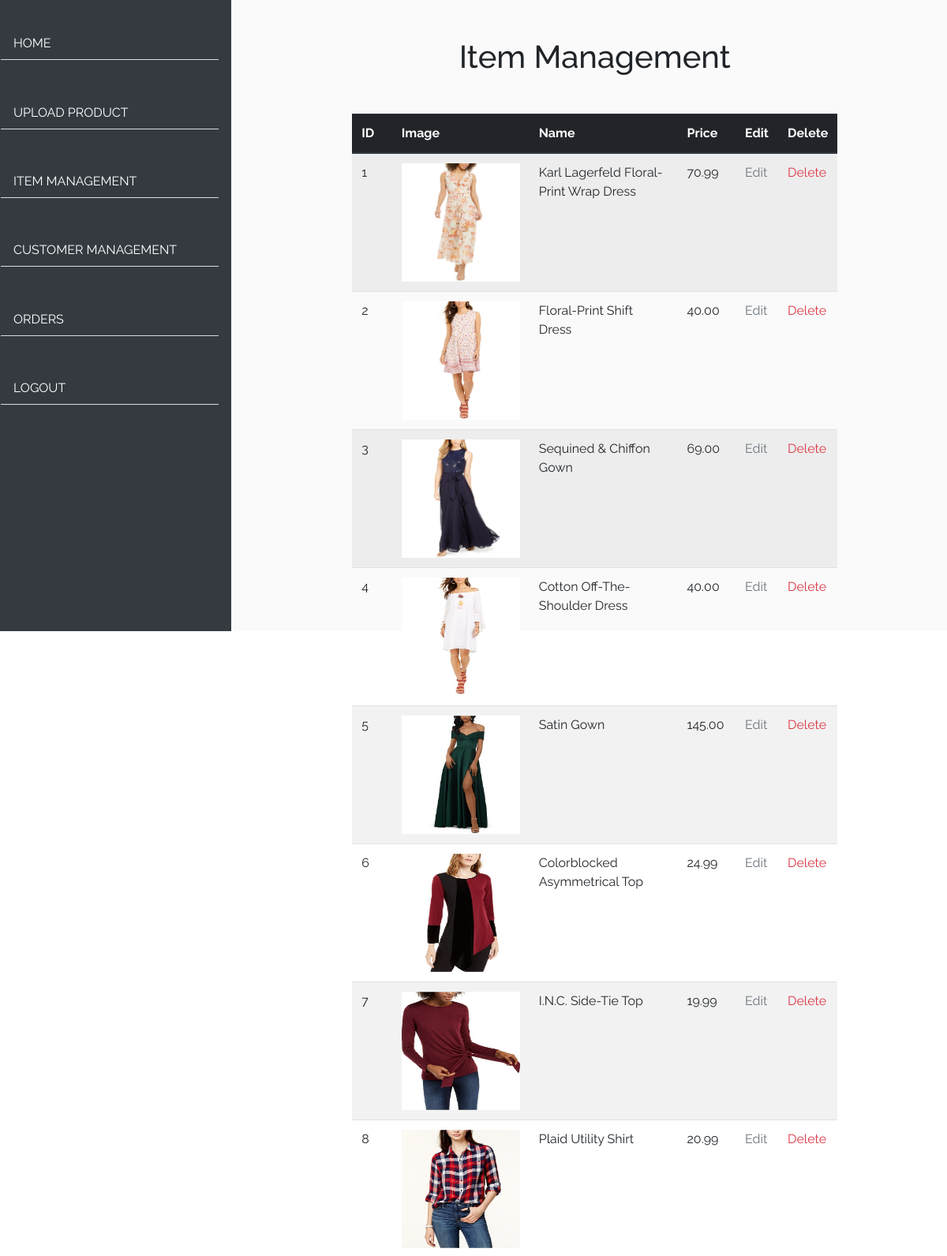
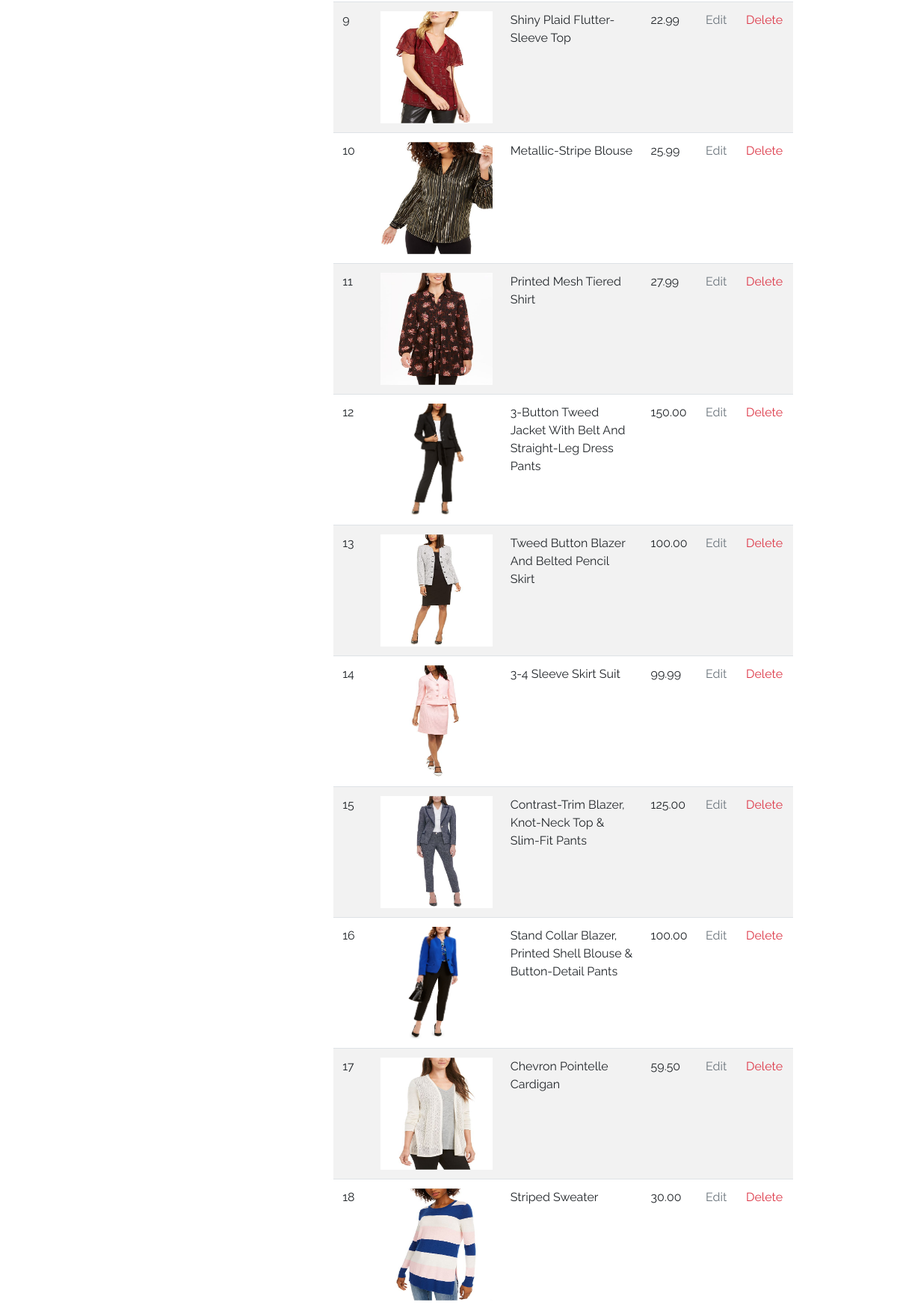
/item_management.php (upper part), run on the app's committed database (2 pictures, top to bottom).
### tables this page shows
CREATE TABLE products (
  id int(11) NOT NULL AUTO_INCREMENT PRIMARY KEY,
  product_img varchar(255) NOT NULL,
  product_name varchar(100) NOT NULL,
  product_price double(10,2) NOT NULL,
  category_id int(11) NOT NULL
);

### server.php (called while the page is built, shortened)
<?php
function getDataProduct()
{
    $sql = "SELECT * FROM products";
    $result = mysqli_query($GLOBALS['con'], $sql);
    if (mysqli_num_rows($result) > 0) {
        return $result;
    }
}

### item_management.php (the view, shortened to what this page needs)
<?php
require('server.php');
$result = getDataProduct();
$products = mysqli_fetch_all($result, MYSQLI_ASSOC);
?>
<!DOCTYPE html>
<html lang="en">
<head>
    <link rel="stylesheet" href="https://use.fontawesome.com/releases/v5.0.13/css/all.css"
>
    <link rel="stylesheet" href="https://stackpath.bootstrapcdn.com/bootstrap/4.1.1/css/bootstrap.min.css"
>
    <link rel="stylesheet" href="https://cdnjs.cloudflare.com/ajax/libs/ekko-lightbox/5.3.0/ekko-lightbox.css"
 />
    <link rel="stylesheet" href="style.css">
</head>
<body>
    <?php include 'include/admin_nav.php'; ?>
    <main>
        <div class="row justify-content-center align-items-center height-100">
            <div class="col-md-6 offset-md-3 px-0">
                <h1 class="text-center my-5">Item Management</h1>
                <div class="d-flex">
                    <table class="table table-striped">
                        <thead class="thead-dark">
                            <tr>
                                <th>ID</th>
                                <th>Image</th>
                                <th>Name</th>
                                <th>Price</th>
                                <th>Edit</th>
                                <th>Delete</th>
                            </tr>
                        </thead>
                        <tbody>
                            <?php foreach ($products as $product) : ?>
                            <tr>
                                <td><?php echo htmlspecialchars($product['id']); ?></td>
                                <td><img width="150px" height="150px"
                                        src=<?php echo htmlspecialchars($product['product_img']); ?> /></td>
                                <td><?php echo htmlspecialchars($product['product_name']); ?></td>
                                <td><?php echo htmlspecialchars($product['product_price']); ?></td>
                                <td><a class="text-muted"
                                        href="update_product.php?id=<?php echo $product['id']; ?>">Edit</a>
                                </td>
                                <td><a class="text-danger" href="delete_product.php?id=<?php echo $product['id']; ?>"
                                        onclick="confirm(`Are you sure you want to delete`)">Delete</a></td>
                            </tr>
                            <?php endforeach ?>
                        </tbody>
                    </table>
                </div>
    </main>
</body>

### include/admin_nav.php
<header id="header">
    <div class="row">
        <div class="col-3 px-0">
            <nav class="nav-bar navbar-expand-md bg-dark">
                <div class="d-flex flex-column">
                    <li class="nav-item"><a href="admin_home.php" class="nav-link text-white">Home</a>
                    </li>
                    <li class="nav-item"><a href="admin_upload.php" class="nav-link text-white">Upload Product</a>
                    </li>
                    <li class="nav-item"><a href="item_management.php" class="nav-link text-white">Item
                            Management</a>
                    </li>
                    <li class="nav-item"><a href="customer_management.php" class="nav-link text-white">Customer
                            Management</a>
                    </li>
                    <li class="nav-item"><a href="orders.php" class="nav-link text-white">Orders</a>
                    </li>
                    <li class="nav-item"><a href="login.php?logout='1'" class="nav-link text-white">Logout</a>
                    </li>
                </div>
            </nav>
        </div>
    </div>
</header>

### style.css (style rules this page uses)
* { margin: 0; padding: 0; box-sizing: border-box; font-family: "Raleway"; }
a { text-decoration: none !important; color: #a9a9a9; }
.height-100 { height: 100vh !important; }
main { background: #fafafa; }
#header { position: fixed; top: 0; left: 0; width: 100%; z-index: 1; transition: left 0.5s ease; }
#header nav { height: 100vh; }
#header .nav-link { margin: 0.7rem 1rem; border-bottom: 1px solid #ddd; text-transform: uppercase; }
@media screen and (min-width: 768px) { #header { z-index: 0; } }

### data on the page
products: id "1", product_img (picture), product_name "Karl Lagerfeld Floral-Print Wrap Dress", product_price "70.99"
products: id "2", product_img (picture), product_name "Floral-Print Shift Dress", product_price "40.00"
products: id "3", product_img (picture), product_name "Sequined & Chiffon Gown", product_price "69.00"
products: id "4", product_img (picture), product_name "Cotton Off-The-Shoulder Dress", product_price "40.00"
products: id "5", product_img (picture), product_name "Satin Gown", product_price "145.00"
products: id "6", product_img (picture), product_name "Colorblocked Asymmetrical Top", product_price "24.99"
products: id "7", product_img (picture), product_name "I.N.C. Side-Tie Top", product_price "19.99"
products: id "8", product_img (picture), product_name "Plaid Utility Shirt", product_price "20.99"
products: id "9", product_img (picture), product_name "Shiny Plaid Flutter-Sleeve Top", product_price "22.99"
products: id "10", product_img (picture), product_name "Metallic-Stripe Blouse", product_price "25.99"
products: id "11", product_img (picture), product_name "Printed Mesh Tiered Shirt", product_price "27.99"
products: id "12", product_img (picture), product_name "3-Button Tweed Jacket With Belt And Straight-Leg Dress Pants", product_price "150.00"
products: id "13", product_img (picture), product_name "Tweed Button Blazer And Belted Pencil Skirt", product_price "100.00"
products: id "14", product_img (picture), product_name "3-4 Sleeve Skirt Suit", product_price "99.99"
products: id "15", product_img (picture), product_name "Contrast-Trim Blazer, Knot-Neck Top & Slim-Fit Pants", product_price "125.00"
products: id "16", product_img (picture), product_name "Stand Collar Blazer, Printed Shell Blouse & Button-Detail Pants", product_price "100.00"
products: id "17", product_img (picture), product_name "Chevron Pointelle Cardigan", product_price "59.50"
products: id "18", product_img (picture), product_name "Striped Sweater", product_price "30.00"
